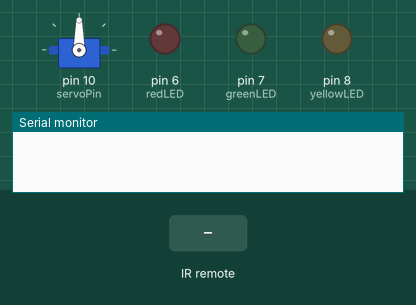
This sketch was run on a simulated Arduino Uno, built with avr-gcc and run on an emulated ATmega328P. On the bench: servo, output pins drawn as LEDs (lit = HIGH), the last lines printed to the serial monitor. The inputs (shaded band) are chosen by the test bench.

Above: at 1.2 s.
1.3 s: infrared code 0xFFE01F received
At 2.5 s:
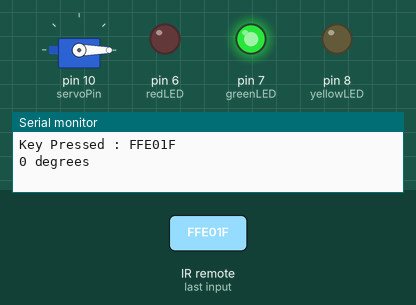
2.8 s: infrared code 0xFF906F received
At 3.8 s:
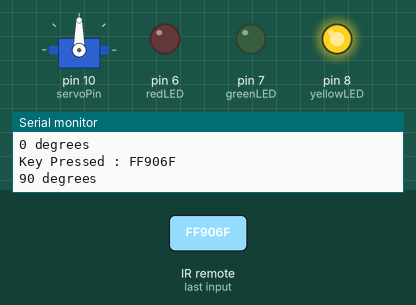
4.3 s: infrared code 0xFF02FD received
At 5.0 s:
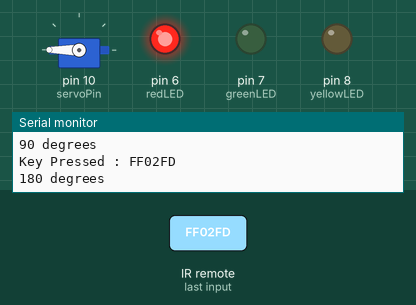
Timing chart, 0 to 7.3 s (numbered marks = the images above; inputs shaded):
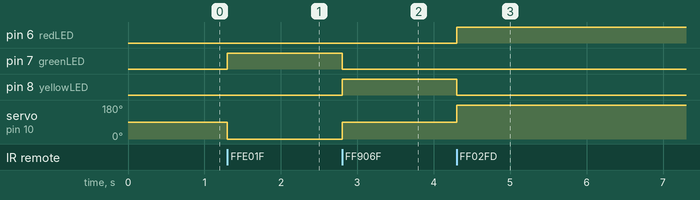

Measured:
- after the input at 1.3 s, pin 7 (greenLED): LOW → HIGH at once; servo on pin 10 (servoPin): 90° → 0° at once
- after the input at 2.8 s, pin 7 (greenLED): HIGH → LOW at once; pin 8 (yellowLED): LOW → HIGH at once; servo on pin 10 (servoPin): 0° → 90° at once
- after the input at 4.3 s, pin 6 (redLED): LOW → HIGH at once; pin 8 (yellowLED): HIGH → LOW at once; servo on pin 10 (servoPin): 90° → 180° at once

The sketch:

sketch_apr07a.ino
```cpp
#include "IRremote.h"
#include "Servo.h"

Servo servo;

int receiver = 11, servoPin = 10;
int greenLED = 7, redLED = 6, yellowLED = 8;

IRrecv irrecv(receiver);
decode_results results;

void setup(){

  pinMode(greenLED, OUTPUT);
  pinMode(redLED, OUTPUT);
  pinMode(yellowLED, OUTPUT);

  servo.attach(servoPin);
  irrecv.enableIRIn();

  Serial.begin(9600);
}

void loop(){
  if(irrecv.decode(&results)){
    translateIR();
    irrecv.resume();
  }
}

void translateIR(){

  Serial.print("Key Pressed : ");
  Serial.println(results.value, HEX);

  switch(results.value){
      case 0xFFE01F:
        servo.write(0);
        Serial.println("0 degrees");
        switchOnGreenLED();
      break;
      case 0xFF906F:
        servo.write(90);
        Serial.println("90 degrees");
        switchOnYellowLED();
       break;
      case 0xFF02FD:
        servo.write(180);
        Serial.println("180 degrees");
        switchOnRedLED();
      break;

      default:
        Serial.println("INVALID KEY");
  }
}

void switchOnGreenLED(){
  digitalWrite(greenLED, HIGH);
  digitalWrite(redLED, LOW);
  digitalWrite(yellowLED, LOW);
}

void switchOnRedLED(){
  digitalWrite(greenLED, LOW);
  digitalWrite(redLED, HIGH);
  digitalWrite(yellowLED, LOW);
}

void switchOnYellowLED(){
  digitalWrite(greenLED, LOW);
  digitalWrite(redLED, LOW);
  digitalWrite(yellowLED, HIGH);
}
```
